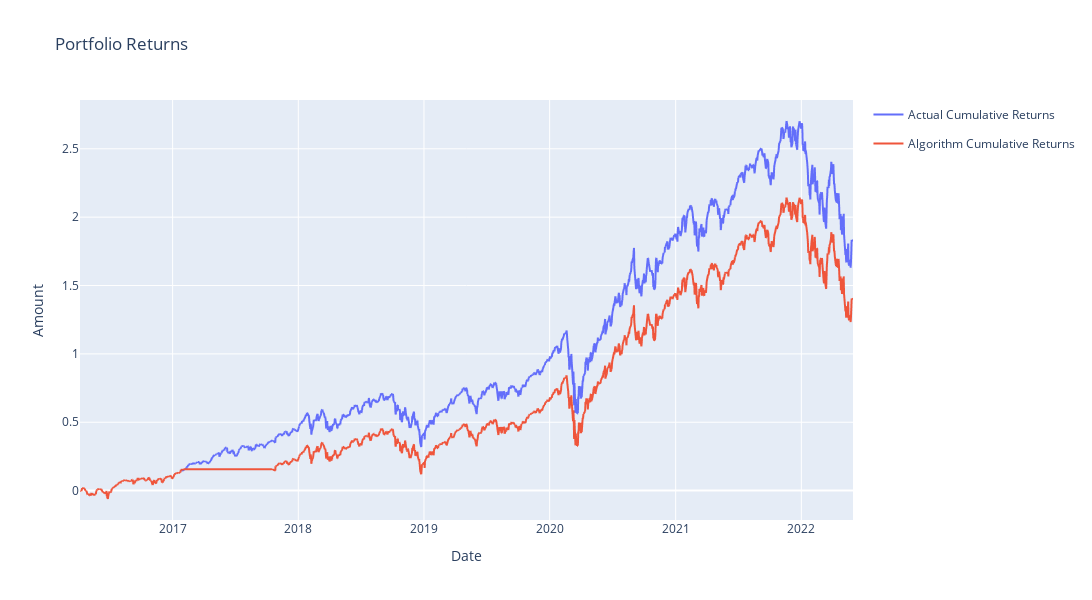

This figure's notebook cell:
### Code cell
plot_returns(svm_ptf_df, 'NASDAQ 100')

### Figure 1 — Plotly figure (JSON) as saved in the notebook; plotly's stock layout.template omitted (floating-point values rounded to 4 significant figures; data arrays with more than 128 entries replaced by an {"elided": "..."} marker saying what was removed)
{"data": [{"hovertemplate": "variable=Actual Cumulative Returns<br>Date=%{x}<br>value=%{y}<extra></extra>", "legendgroup": "Actual Cumulative Returns", "line": {"color": "#636efa", "dash": "solid"}, "marker": {"symbol": "circle"}, "mode": "lines", "name": "Actual Cumulative Returns", "showlegend": true, "type": "scattergl", "x": {"elided": "1549 str values"}, "xaxis": "x", "y": {"elided": "1549 float values"}, "yaxis": "y"}, {"hovertemplate": "variable=Algorithm Cumulative Returns<br>Date=%{x}<br>value=%{y}<extra></extra>", "legendgroup": "Algorithm Cumulative Returns", "line": {"color": "#EF553B", "dash": "solid"}, "marker": {"symbol": "circle"}, "mode": "lines", "name": "Algorithm Cumulative Returns", "showlegend": true, "type": "scattergl", "x": {"elided": "1549 str values"}, "xaxis": "x", "y": {"elided": "1549 float values"}, "yaxis": "y"}], "layout": {"height": 600, "title": {"text": "Portfolio Returns"}, "width": 1200, "xaxis": {"title": {"text": "Date"}}, "yaxis": {"title": {"text": "Amount"}}}}
